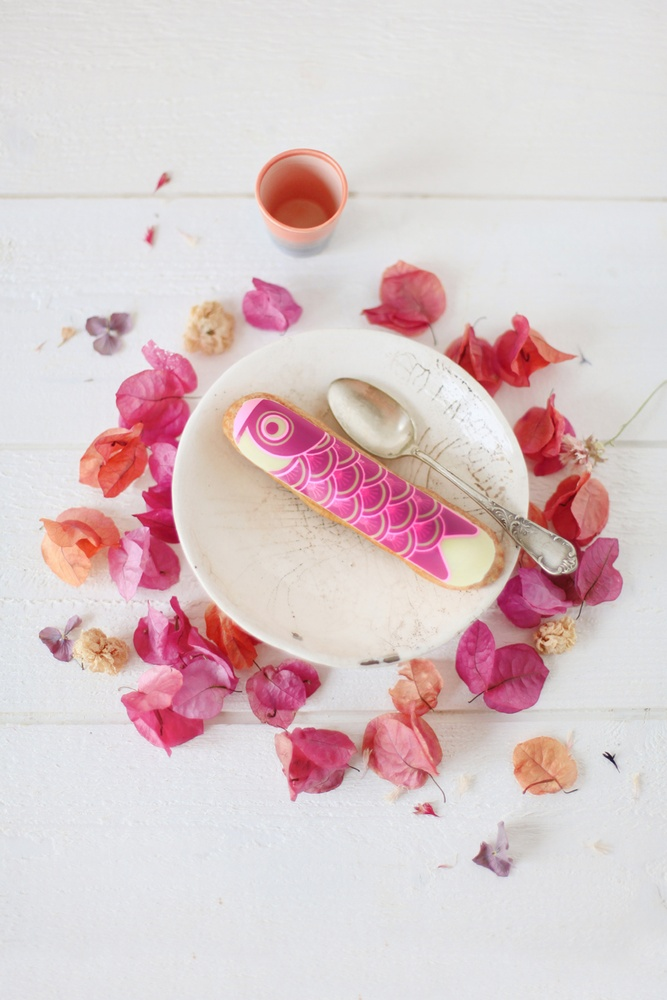
#> input picture img/IMG_0658.JPG, 667 x 1000 px, shrunk from 850 x 1275 before the run, given in place of the camera
$ python ros04_08.py
#> lines starting #> are read from the running program, lines starting #| are printed output that depends on the picture; after the words box and inside, x2 and y2 are one past the last pixel; in counts of white or black regions, pixels touching at a corner belong together
#> further down, frame is the input picture: shape (1000, 667, 3); mean B, G, R 201.7, 199.7, 218.9
import cv2

def cartoonize_image(img, ksize=5, sketch_mode=False):
    # 이미지를 단순화하기 위해 bilateral 필터 적용
#> called with ksize = 5, sketch_mode = False
    img_color = cv2.bilateralFilter(img, d=9, sigmaColor=75, sigmaSpace=75)

    # 경계선을 강조하기 위해 그레이스케일로 변환하고, 메디안 블러 적용
    img_gray = cv2.cvtColor(img, cv2.COLOR_BGR2GRAY)
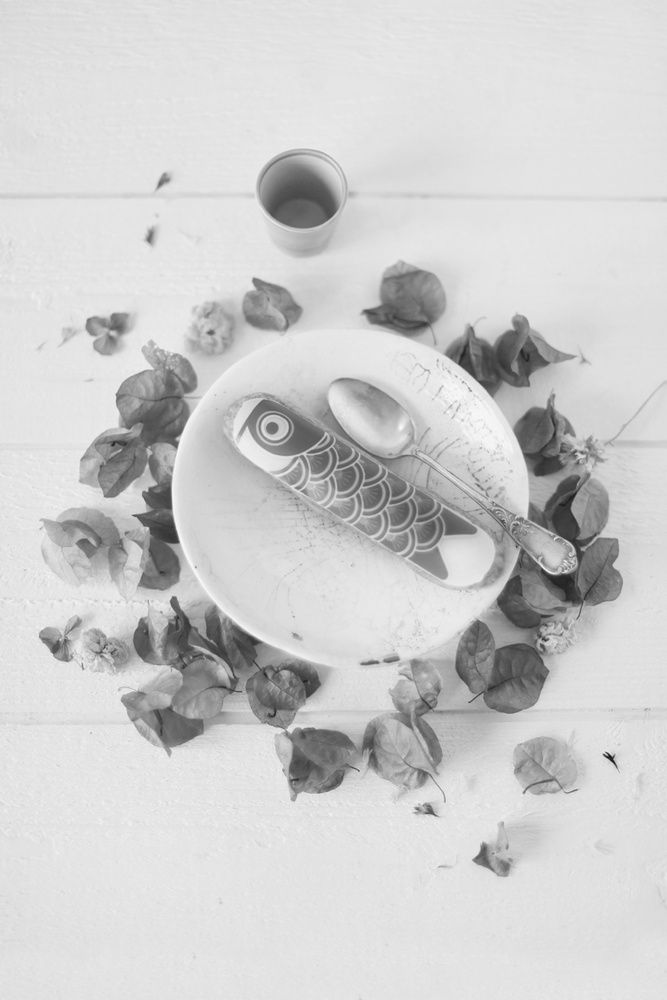
#> img_gray: shape (1000, 667); min 26, max 250, mean 205.7
    img_blur = cv2.medianBlur(img_gray, 7)

    # 경계선 검출을 위해 adaptiveThreshold 사용
    img_edge = cv2.adaptiveThreshold(img_blur, 255,
                                     cv2.ADAPTIVE_THRESH_MEAN_C,
                                     cv2.THRESH_BINARY,
                                     blockSize=9,
                                     C=2)
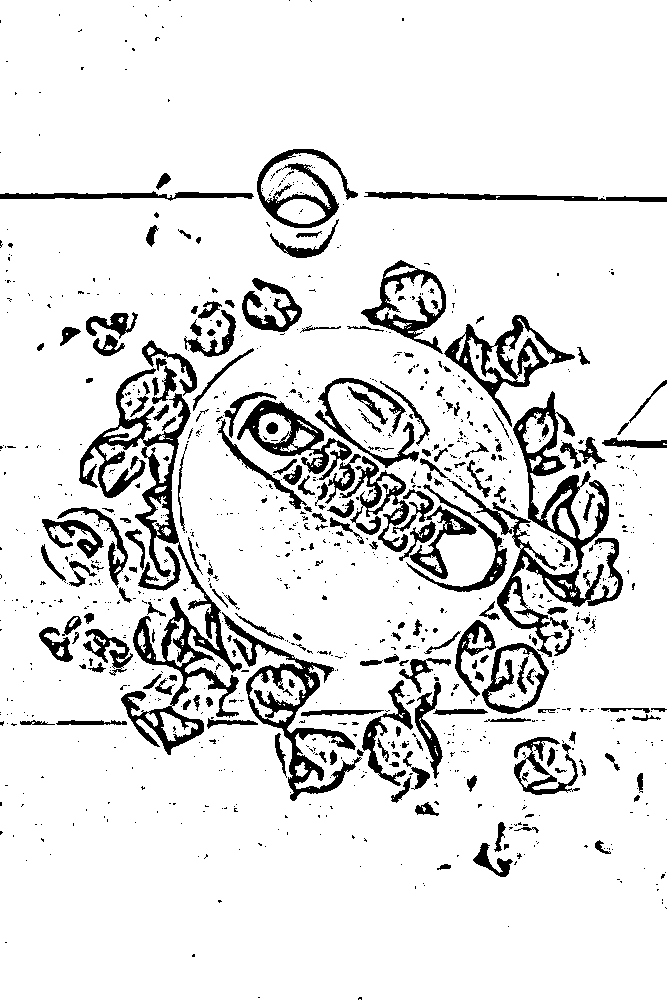
#> img_edge: shape (1000, 667); 88.8% white; 1063 black regions (850 under 20 px), largest, box (x1, y1, x2, y2) and area: (79, 368, 242, 755) 9989, (447, 391, 623, 657) 7710, (222, 612, 362, 801) 4543

    # 경계선을 컬러 이미지에 적용
    img_edge = cv2.cvtColor(img_edge, cv2.COLOR_GRAY2BGR)
    img_cartoon = cv2.bitwise_and(img_color, img_edge)
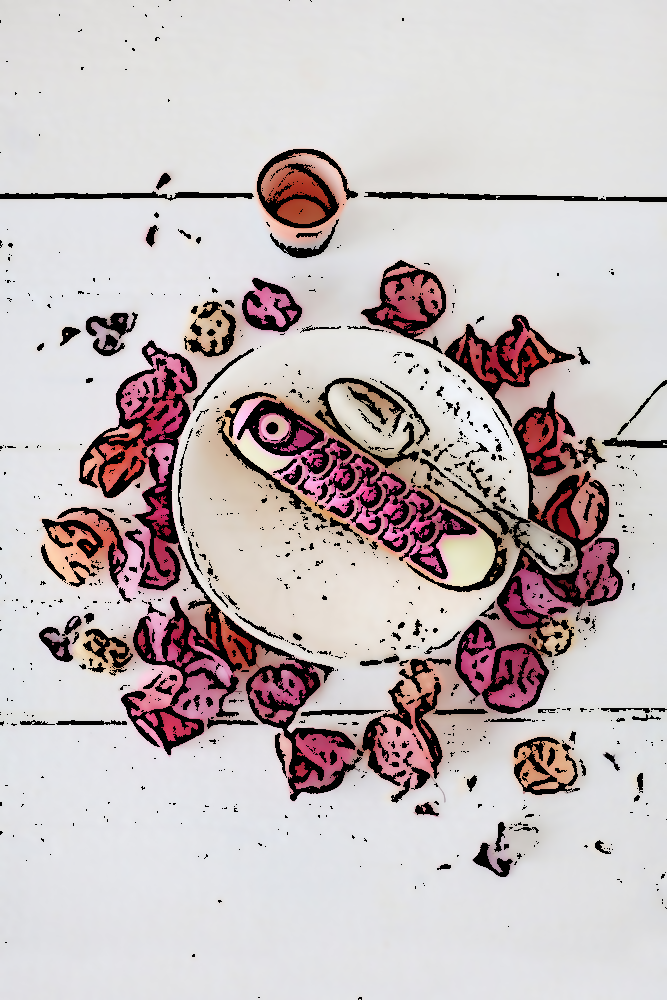
#> img_cartoon: shape (1000, 667, 3); mean B, G, R 187.5, 186.6, 196.9

    # 스케치 모드
    if sketch_mode:
        return cv2.cvtColor(img_blur, cv2.COLOR_GRAY2BGR)

    return img_cartoon

# USB 카메라 캡처 시작
cap = cv2.VideoCapture(0)

# 카메라가 정상적으로 열렸는지 확인
if not cap.isOpened():
    print("카메라를 열 수 없습니다.")
    exit()

while True:
    # 카메라 프레임 읽기
    ret, frame = cap.read()
    if not ret:
        print("프레임을 읽을 수 없습니다. 종료합니다.")
        break

    # 이미지를 만화 스타일로 변환
    cartoon_frame = cartoonize_image(frame)

    # 변환된 이미지 보여주기
    cv2.imshow('Cartoon Camera', cartoon_frame)

    # 'q'를 누르면 종료
    if cv2.waitKey(1) & 0xFF == ord('q'):
#> (key q is pressed here)
        break

# 캡처 종료
cap.release()
cv2.destroyAllWindows()

$ run again, on img/IMG_0661.JPG
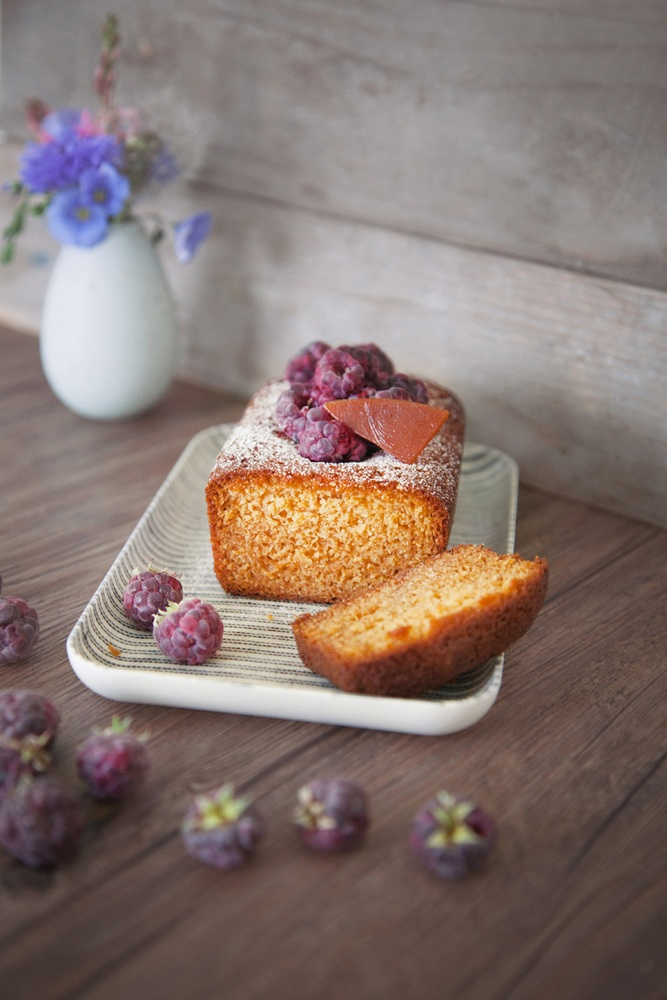
#> input picture img/IMG_0661.JPG, 667 x 1000 px, shrunk from 850 x 1275 before the run, given in place of the camera
#> frame is the input picture: shape (1000, 667, 3); mean B, G, R 112, 117.7, 134.6
#> in cartoonize_image, `img_edge = cv2.adaptiveThreshold(img_blur, 255, cv2.ADAPTIVE_THRESH_ME..`:
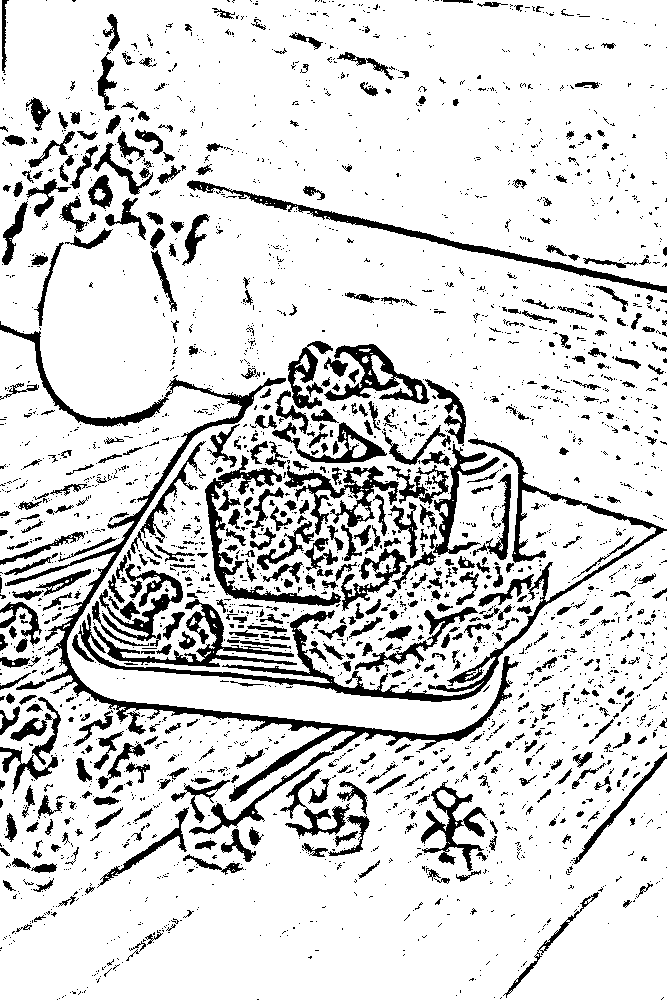
#> img_edge: shape (1000, 667); 84.7% white; 2868 black regions (2325 under 20 px), largest, box (x1, y1, x2, y2) and area: (0, 321, 519, 802) 9700, (78, 438, 667, 702) 7780, (187, 180, 667, 293) 3041
#> in cartoonize_image, `img_cartoon = cv2.bitwise_and(img_color, img_edge)`:
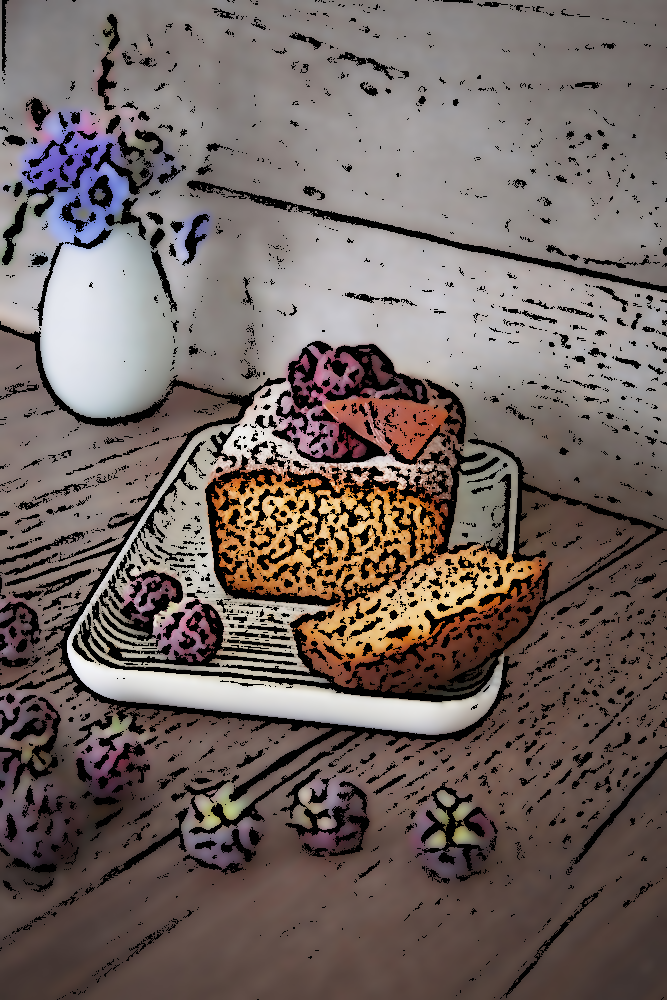
#> img_cartoon: shape (1000, 667, 3); mean B, G, R 98, 102, 114.5
